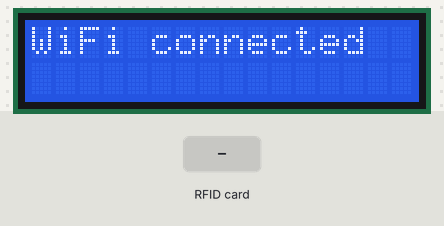
Recording of a sketch running on a simulated ESP8266 (NodeMCU). Parts: 16×2 character LCD. The inputs (shaded band) are chosen by the test bench. WiFi joins after 1.5 s; servers stay silent unless stated; uploads are accepted with an empty reply; what the sketch prints to the serial monitor is not drawn.

Above: at 1.7 s.
At 3.8 s:
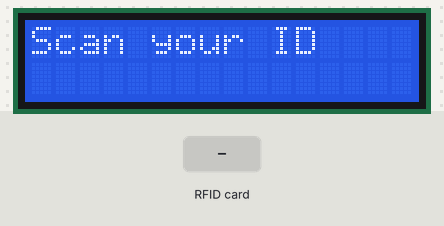
3.9 s: RFID card 53 86 D8 26 held to the reader
At 4.9 s:
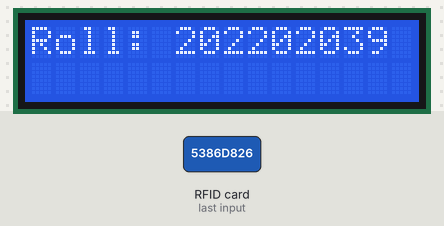
6.9 s: RFID card 5E 7A 19 C4 held to the reader
At 7.5 s:
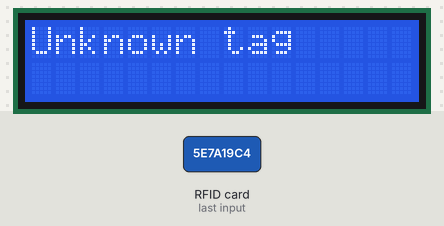
Timing chart, 0 to 9.9 s (numbered marks = the images above; inputs shaded):
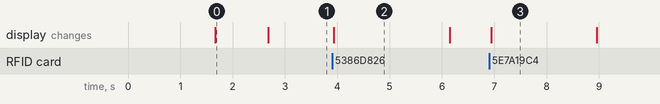

The sketch:

rfid_atten.ino
```cpp
#include <SPI.h>
#include <MFRC522.h>
#include <Wire.h>
#include <LiquidCrystal_I2C.h>
#include <ESP8266WiFi.h>
#include <ESP8266HTTPClient.h>

#define RST_PIN D3  // Define the reset pin for the RFID reader
#define SS_PIN D4   // Define the slave select (chip select) pin for the RFID reader

MFRC522 mfrc522(SS_PIN, RST_PIN);  // Create MFRC522 instance
LiquidCrystal_I2C lcd(0x27, 16, 2); // Set the LCD address to 0x27 for a 16 chars and 2 line display

// Wi-Fi credentials
const char* ssid = "Karthig";
const char* password = "gkn__f14";
const char* serverUrl = "http://192.168.213.105:5000/mark_attendance";

// Define known UID strings
String knownUIDs[] = {"5386D826", "4357F313", "6752975F"};
String rollNumbers[] = {"202202039", "202202038", "202202030"};

void setup() {
  Serial.begin(9600); // Initialize serial communications with the PC
  SPI.begin();        // Init SPI bus
  mfrc522.PCD_Init(); // Init MFRC522

  lcd.init();
  lcd.backlight();
  lcd.setCursor(0, 0);
  lcd.print("Scan your ID");

  // Connect to Wi-Fi
  WiFi.begin(ssid, password);
  lcd.setCursor(0, 1);
  lcd.print("Connecting to WiFi...");
  while (WiFi.status() != WL_CONNECTED) {
    delay(500);
    Serial.print(".");
  }
  lcd.clear();
  lcd.setCursor(0, 0);
  lcd.print("WiFi connected");
  delay(1000);
  lcd.clear();
  lcd.setCursor(0, 0);
  lcd.print("Scan your ID");
}

void loop() {
  if (!mfrc522.PICC_IsNewCardPresent()) {
    return;
  }
  if (!mfrc522.PICC_ReadCardSerial()) {
    return;
  }

  String content = "";
  for (byte i = 0; i < mfrc522.uid.size; i++) {
    content.concat(String(mfrc522.uid.uidByte[i] < 0x10 ? "0" : ""));
    content.concat(String(mfrc522.uid.uidByte[i], HEX));
  }
  content.toUpperCase();

  lcd.clear();
  lcd.setCursor(0, 0);

  bool knownTag = false;
  for (int i = 0; i < 3; i++) {
    if (content == knownUIDs[i]) {
      String message = "Roll: " + rollNumbers[i];
      Serial.println("Attendance marked for: " + rollNumbers[i]);
      lcd.print(message);
      knownTag = true;

      // Send data to the server
      if (WiFi.status() == WL_CONNECTED) {
        HTTPClient http;
        WiFiClient client;

        http.begin(client, serverUrl);

        http.addHeader("Content-Type", "application/x-www-form-urlencoded");
        String postData = "roll_number=" + rollNumbers[i];
        int httpResponseCode = http.POST(postData);
        if (httpResponseCode > 0) {
          String response = http.getString();
          Serial.println(httpResponseCode);
          Serial.println(response);
        } else {
          Serial.print("Error on sending POST: ");
          Serial.println(httpResponseCode);
        }
        http.end();
      } else {
        Serial.println("Error in WiFi connection");
      }

      break;
    }
  }

  if (!knownTag) {
    lcd.print("Unknown tag");
  }

  delay(2000);  // Display message for 2 seconds

  mfrc522.PICC_HaltA();
  mfrc522.PCD_StopCrypto1();

  lcd.clear();
  lcd.setCursor(0, 0);
  lcd.print("Scan your ID");
}
```

Measured:
- after the input at 3.9 s, the display: changes at once (image 2)
- after the input at 6.9 s, the display: changes at once (image 3)
- what the display in image 0 shows lasts 1.0 s, from 1.7 s to 2.7 s
- what the display in image 2 shows lasts 2.2 s, from 3.9 s to 6.1 s
- what the display in image 3 shows lasts 2.1 s, from 6.9 s to 9.0 s
